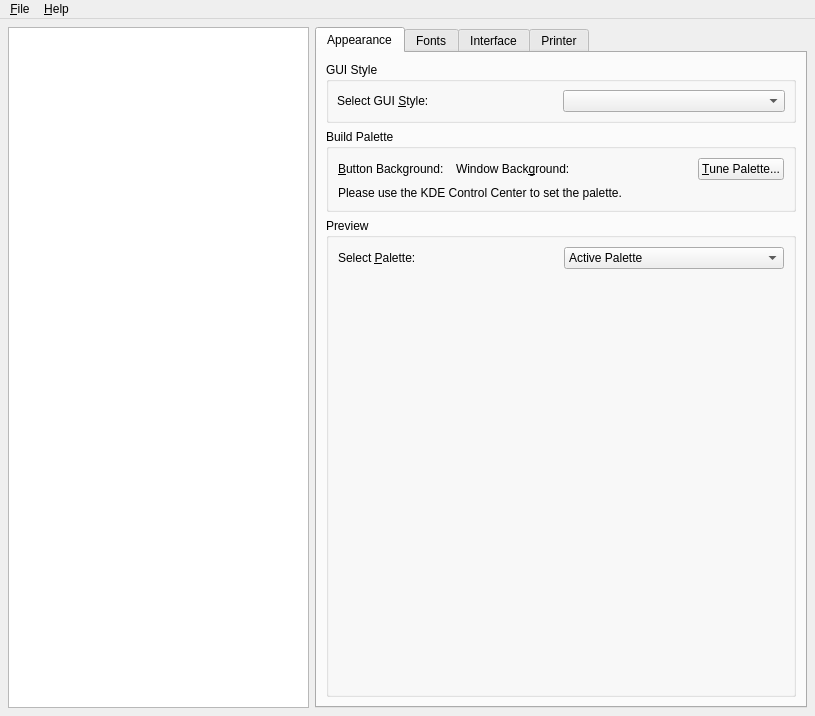
<?xml version="1.0" encoding="UTF-8"?>
<ui version="4.0">
 <comment>*********************************************************************
**
** Copyright (C) 2015 The Qt Company Ltd.
** Contact: http://www.qt.io/licensing/
**
** This file is part of the tools applications of the Qt Toolkit.
**
** $QT_BEGIN_LICENSE:LGPL$
** Commercial License Usage
** Licensees holding valid commercial Qt licenses may use this file in
** accordance with the commercial license agreement provided with the
** Software or, alternatively, in accordance with the terms contained in
** a written agreement between you and The Qt Company. For licensing terms
** and conditions see http://www.qt.io/terms-conditions. For further
** information use the contact form at http://www.qt.io/contact-us.
**
** GNU Lesser General Public License Usage
** Alternatively, this file may be used under the terms of the GNU Lesser
** General Public License version 2.1 or version 3 as published by the Free
** Software Foundation and appearing in the file LICENSE.LGPLv21 and
** LICENSE.LGPLv3 included in the packaging of this file. Please review the
** following information to ensure the GNU Lesser General Public License
** requirements will be met: https://www.gnu.org/licenses/lgpl.html and
** http://www.gnu.org/licenses/old-licenses/lgpl-2.1.html.
**
** As a special exception, The Qt Company gives you certain additional
** rights. These rights are described in The Qt Company LGPL Exception
** version 1.1, included in the file LGPL_EXCEPTION.txt in this package.
**
** GNU General Public License Usage
** Alternatively, this file may be used under the terms of the GNU
** General Public License version 3.0 as published by the Free Software
** Foundation and appearing in the file LICENSE.GPL included in the
** packaging of this file.  Please review the following information to
** ensure the GNU General Public License version 3.0 requirements will be
** met: http://www.gnu.org/copyleft/gpl.html.
**
** $QT_END_LICENSE$
**
*********************************************************************</comment>
 <class>MainWindow</class>
 <widget class="QMainWindow" name="MainWindow">
  <property name="geometry">
   <rect>
    <x>0</x>
    <y>0</y>
    <width>815</width>
    <height>716</height>
   </rect>
  </property>
  <property name="windowTitle">
   <string>Qt Configuration</string>
  </property>
  <widget class="QWidget" name="widget">
   <layout class="QGridLayout" name="gridLayout">
    <property name="margin">
     <number>8</number>
    </property>
    <item row="0" column="0">
     <widget class="QTextEdit" name="helpView">
      <property name="minimumSize">
       <size>
        <width>200</width>
        <height>0</height>
       </size>
      </property>
      <property name="readOnly">
       <bool>true</bool>
      </property>
     </widget>
    </item>
    <item row="0" column="1">
     <widget class="QTabWidget" name="mainTabWidget">
      <property name="currentIndex">
       <number>0</number>
      </property>
      <widget class="QWidget" name="appearanceTab">
       <attribute name="title">
        <string>Appearance</string>
       </attribute>
       <layout class="QGridLayout" name="gridLayout_5">
        <item row="0" column="0">
         <widget class="QGroupBox" name="guiStyleGroup">
          <property name="sizePolicy">
           <sizepolicy hsizetype="Minimum" vsizetype="Preferred">
            <horstretch>0</horstretch>
            <verstretch>0</verstretch>
           </sizepolicy>
          </property>
          <property name="minimumSize">
           <size>
            <width>0</width>
            <height>0</height>
           </size>
          </property>
          <property name="title">
           <string>GUI Style</string>
          </property>
          <layout class="QHBoxLayout">
           <property name="spacing">
            <number>4</number>
           </property>
           <property name="margin">
            <number>8</number>
           </property>
           <item>
            <widget class="QLabel" name="guiStyleLabel">
             <property name="minimumSize">
              <size>
               <width>0</width>
               <height>0</height>
              </size>
             </property>
             <property name="text">
              <string>Select GUI &amp;Style:</string>
             </property>
             <property name="buddy">
              <cstring>guiStyleCombo</cstring>
             </property>
            </widget>
           </item>
           <item>
            <widget class="QComboBox" name="guiStyleCombo"/>
           </item>
          </layout>
         </widget>
        </item>
        <item row="3" column="0">
         <widget class="QGroupBox" name="previewGroup">
          <property name="sizePolicy">
           <sizepolicy hsizetype="Preferred" vsizetype="Expanding">
            <horstretch>0</horstretch>
            <verstretch>0</verstretch>
           </sizepolicy>
          </property>
          <property name="title">
           <string>Preview</string>
          </property>
          <layout class="QGridLayout" name="gridLayout_4">
           <item row="0" column="0">
            <widget class="QLabel" name="paletteLabel">
             <property name="text">
              <string>Select &amp;Palette:</string>
             </property>
             <property name="buddy">
              <cstring>paletteCombo</cstring>
             </property>
            </widget>
           </item>
           <item row="0" column="1">
            <widget class="QComboBox" name="paletteCombo">
             <item>
              <property name="text">
               <string>Active Palette</string>
              </property>
             </item>
             <item>
              <property name="text">
               <string>Inactive Palette</string>
              </property>
             </item>
             <item>
              <property name="text">
               <string>Disabled Palette</string>
              </property>
             </item>
            </widget>
           </item>
           <item row="1" column="0" colspan="2">
            <widget class="PreviewFrame" name="previewFrame" native="true">
             <property name="sizePolicy">
              <sizepolicy hsizetype="Expanding" vsizetype="Expanding">
               <horstretch>0</horstretch>
               <verstretch>0</verstretch>
              </sizepolicy>
             </property>
             <property name="minimumSize">
              <size>
               <width>410</width>
               <height>260</height>
              </size>
             </property>
            </widget>
           </item>
          </layout>
         </widget>
        </item>
        <item row="1" column="0">
         <widget class="QGroupBox" name="buildPaletteGroup">
          <property name="sizePolicy">
           <sizepolicy hsizetype="Preferred" vsizetype="Maximum">
            <horstretch>0</horstretch>
            <verstretch>0</verstretch>
           </sizepolicy>
          </property>
          <property name="minimumSize">
           <size>
            <width>400</width>
            <height>0</height>
           </size>
          </property>
          <property name="title">
           <string>Build Palette</string>
          </property>
          <layout class="QVBoxLayout" name="verticalLayout_2">
           <item>
            <widget class="QWidget" name="colorConfig" native="true">
             <layout class="QHBoxLayout" name="horizontalLayout_2">
              <property name="margin">
               <number>0</number>
              </property>
              <item>
               <widget class="QLabel" name="labelMainColor">
                <property name="text">
                 <string>&amp;Button Background:</string>
                </property>
                <property name="buddy">
                 <cstring>buttonMainColor</cstring>
                </property>
               </widget>
              </item>
              <item>
               <widget class="ColorButton" name="buttonMainColor" native="true"/>
              </item>
              <item>
               <widget class="QLabel" name="labelWindowColor">
                <property name="sizePolicy">
                 <sizepolicy hsizetype="Minimum" vsizetype="Minimum">
                  <horstretch>0</horstretch>
                  <verstretch>0</verstretch>
                 </sizepolicy>
                </property>
                <property name="minimumSize">
                 <size>
                  <width>50</width>
                  <height>0</height>
                 </size>
                </property>
                <property name="lineWidth">
                 <number>1</number>
                </property>
                <property name="midLineWidth">
                 <number>0</number>
                </property>
                <property name="text">
                 <string>Window Back&amp;ground:</string>
                </property>
                <property name="alignment">
                 <set>Qt::AlignVCenter</set>
                </property>
                <property name="margin">
                 <number>0</number>
                </property>
                <property name="buddy">
                 <cstring>buttonWindowColor</cstring>
                </property>
               </widget>
              </item>
              <item>
               <widget class="ColorButton" name="buttonWindowColor" native="true"/>
              </item>
              <item>
               <spacer name="spacer">
                <property name="orientation">
                 <enum>Qt::Horizontal</enum>
                </property>
                <property name="sizeType">
                 <enum>QSizePolicy::Expanding</enum>
                </property>
                <property name="sizeHint" stdset="0">
                 <size>
                  <width>70</width>
                  <height>20</height>
                 </size>
                </property>
               </spacer>
              </item>
              <item>
               <widget class="QPushButton" name="tunePaletteButton">
                <property name="text">
                 <string>&amp;Tune Palette...</string>
                </property>
               </widget>
              </item>
             </layout>
            </widget>
           </item>
           <item>
            <widget class="QLabel" name="kdeNoteLabel">
             <property name="text">
              <string>Please use the KDE Control Center to set the palette.</string>
             </property>
            </widget>
           </item>
          </layout>
         </widget>
        </item>
       </layout>
      </widget>
      <widget class="QWidget" name="fontsTab">
       <attribute name="title">
        <string>Fonts</string>
       </attribute>
       <layout class="QVBoxLayout">
        <item>
         <widget class="QGroupBox" name="defaultFontGroup">
          <property name="title">
           <string>Default Font</string>
          </property>
          <layout class="QGridLayout">
           <property name="margin">
            <number>8</number>
           </property>
           <property name="spacing">
            <number>4</number>
           </property>
           <item row="1" column="1">
            <widget class="QComboBox" name="fontStyleCombo">
             <property name="autoCompletion">
              <bool>true</bool>
             </property>
             <property name="duplicatesEnabled">
              <bool>false</bool>
             </property>
            </widget>
           </item>
           <item row="0" column="1">
            <widget class="QComboBox" name="fontFamilyCombo">
             <property name="autoCompletion">
              <bool>true</bool>
             </property>
             <property name="duplicatesEnabled">
              <bool>false</bool>
             </property>
            </widget>
           </item>
           <item row="2" column="1">
            <widget class="QComboBox" name="pointSizeCombo">
             <property name="editable">
              <bool>true</bool>
             </property>
             <property name="autoCompletion">
              <bool>true</bool>
             </property>
             <property name="duplicatesEnabled">
              <bool>false</bool>
             </property>
            </widget>
           </item>
           <item row="1" column="0">
            <widget class="QLabel" name="fontStyleLabel">
             <property name="text">
              <string>&amp;Style:</string>
             </property>
             <property name="buddy">
              <cstring>fontStyleCombo</cstring>
             </property>
            </widget>
           </item>
           <item row="2" column="0">
            <widget class="QLabel" name="pointSizeLabel">
             <property name="text">
              <string>&amp;Point Size:</string>
             </property>
             <property name="buddy">
              <cstring>pointSizeCombo</cstring>
             </property>
            </widget>
           </item>
           <item row="0" column="0">
            <widget class="QLabel" name="fontFamilyLabel">
             <property name="text">
              <string>F&amp;amily:</string>
             </property>
             <property name="buddy">
              <cstring>fontFamilyCombo</cstring>
             </property>
            </widget>
           </item>
           <item row="3" column="0" colspan="2">
            <widget class="QLineEdit" name="sampleLineEdit">
             <property name="text">
              <string>Sample Text</string>
             </property>
             <property name="alignment">
              <set>Qt::AlignHCenter</set>
             </property>
            </widget>
           </item>
          </layout>
         </widget>
        </item>
        <item>
         <widget class="QGroupBox" name="fontSubstitutionGroup">
          <property name="title">
           <string>Font Substitution</string>
          </property>
          <layout class="QVBoxLayout">
           <property name="spacing">
            <number>4</number>
           </property>
           <property name="margin">
            <number>8</number>
           </property>
           <item>
            <layout class="QHBoxLayout">
             <property name="spacing">
              <number>4</number>
             </property>
             <property name="margin">
              <number>0</number>
             </property>
             <item>
              <widget class="QLabel" name="familySubstitutionLabel">
               <property name="text">
                <string>S&amp;elect or Enter a Family:</string>
               </property>
               <property name="buddy">
                <cstring>familySubstitutionCombo</cstring>
               </property>
              </widget>
             </item>
             <item>
              <widget class="QComboBox" name="familySubstitutionCombo">
               <property name="editable">
                <bool>true</bool>
               </property>
               <property name="autoCompletion">
                <bool>true</bool>
               </property>
               <property name="duplicatesEnabled">
                <bool>false</bool>
               </property>
              </widget>
             </item>
            </layout>
           </item>
           <item>
            <widget class="Line" name="Line1">
             <property name="frameShape">
              <enum>QFrame::HLine</enum>
             </property>
             <property name="frameShadow">
              <enum>QFrame::Sunken</enum>
             </property>
             <property name="orientation">
              <enum>Qt::Horizontal</enum>
             </property>
            </widget>
           </item>
           <item>
            <widget class="QLabel" name="substitutionsLabel">
             <property name="text">
              <string>Current Substitutions:</string>
             </property>
            </widget>
           </item>
           <item>
            <widget class="QListWidget" name="substitutionsListBox"/>
           </item>
           <item>
            <layout class="QHBoxLayout">
             <property name="spacing">
              <number>4</number>
             </property>
             <property name="margin">
              <number>0</number>
             </property>
             <item>
              <widget class="QPushButton" name="upSubstitutionButton">
               <property name="text">
                <string>Up</string>
               </property>
              </widget>
             </item>
             <item>
              <widget class="QPushButton" name="downSubstitutionButton">
               <property name="text">
                <string>Down</string>
               </property>
              </widget>
             </item>
             <item>
              <widget class="QPushButton" name="removeSubstitutionButton">
               <property name="text">
                <string>Remove</string>
               </property>
              </widget>
             </item>
            </layout>
           </item>
           <item>
            <widget class="Line" name="Line2">
             <property name="frameShape">
              <enum>QFrame::HLine</enum>
             </property>
             <property name="frameShadow">
              <enum>QFrame::Sunken</enum>
             </property>
             <property name="orientation">
              <enum>Qt::Horizontal</enum>
             </property>
            </widget>
           </item>
           <item>
            <layout class="QHBoxLayout">
             <property name="spacing">
              <number>4</number>
             </property>
             <property name="margin">
              <number>0</number>
             </property>
             <item>
              <widget class="QLabel" name="chooseSubstitutionLabel">
               <property name="text">
                <string>Select s&amp;ubstitute Family:</string>
               </property>
               <property name="buddy">
                <cstring>chooseSubstitutionCombo</cstring>
               </property>
              </widget>
             </item>
             <item>
              <widget class="QComboBox" name="chooseSubstitutionCombo">
               <property name="autoCompletion">
                <bool>true</bool>
               </property>
               <property name="duplicatesEnabled">
                <bool>false</bool>
               </property>
              </widget>
             </item>
             <item>
              <widget class="QPushButton" name="addSubstitutionButton">
               <property name="text">
                <string>Add</string>
               </property>
              </widget>
             </item>
            </layout>
           </item>
          </layout>
         </widget>
        </item>
       </layout>
      </widget>
      <widget class="QWidget" name="interfaceTab">
       <attribute name="title">
        <string>Interface</string>
       </attribute>
       <layout class="QVBoxLayout">
        <item>
         <widget class="QGroupBox" name="feelSettingsGroup">
          <property name="title">
           <string>Feel Settings</string>
          </property>
          <layout class="QGridLayout">
           <property name="margin">
            <number>8</number>
           </property>
           <property name="spacing">
            <number>4</number>
           </property>
           <item row="0" column="1">
            <widget class="QSpinBox" name="doubleClickIntervalSpinBox">
             <property name="suffix">
              <string> ms</string>
             </property>
             <property name="minimum">
              <number>10</number>
             </property>
             <property name="maximum">
              <number>10000</number>
             </property>
            </widget>
           </item>
           <item row="0" column="0">
            <widget class="QLabel" name="doubleClickIntervalLabel">
             <property name="text">
              <string>&amp;Double Click Interval:</string>
             </property>
             <property name="buddy">
              <cstring>doubleClickIntervalSpinBox</cstring>
             </property>
            </widget>
           </item>
           <item row="1" column="1">
            <widget class="QSpinBox" name="cursorFlashTimeSpinBox">
             <property name="specialValueText">
              <string>No blinking</string>
             </property>
             <property name="suffix">
              <string> ms</string>
             </property>
             <property name="minimum">
              <number>9</number>
             </property>
             <property name="maximum">
              <number>10000</number>
             </property>
            </widget>
           </item>
           <item row="1" column="0">
            <widget class="QLabel" name="cursorFlashTimeLabel">
             <property name="text">
              <string>&amp;Cursor Flash Time:</string>
             </property>
             <property name="buddy">
              <cstring>cursorFlashTimeSpinBox</cstring>
             </property>
            </widget>
           </item>
           <item row="2" column="1">
            <widget class="QSpinBox" name="wheelScrollLinesSpinBox">
             <property name="suffix">
              <string> lines</string>
             </property>
             <property name="minimum">
              <number>1</number>
             </property>
             <property name="maximum">
              <number>20</number>
             </property>
            </widget>
           </item>
           <item row="2" column="0">
            <widget class="QLabel" name="wheelScrollLinesLabel">
             <property name="text">
              <string>Wheel &amp;Scroll Lines:</string>
             </property>
             <property name="buddy">
              <cstring>wheelScrollLinesSpinBox</cstring>
             </property>
            </widget>
           </item>
           <item row="3" column="0" colspan="2">
            <widget class="QCheckBox" name="resolveLinksCheckBox">
             <property name="text">
              <string>Resolve symlinks in URLs</string>
             </property>
            </widget>
           </item>
          </layout>
         </widget>
        </item>
        <item>
         <widget class="QGroupBox" name="guiEffectsGroup">
          <property name="title">
           <string>GUI Effects</string>
          </property>
          <layout class="QVBoxLayout">
           <property name="spacing">
            <number>4</number>
           </property>
           <property name="margin">
            <number>8</number>
           </property>
           <item>
            <widget class="QCheckBox" name="effectsCheckBox">
             <property name="text">
              <string>&amp;Enable</string>
             </property>
             <property name="shortcut">
              <string>Alt+E</string>
             </property>
            </widget>
           </item>
           <item>
            <widget class="QFrame" name="effectsFrame">
             <layout class="QGridLayout">
              <property name="spacing">
               <number>4</number>
              </property>
              <item row="0" column="0">
               <widget class="QLabel" name="menuEffectLabel">
                <property name="text">
                 <string>&amp;Menu Effect:</string>
                </property>
                <property name="buddy">
                 <cstring>menuEffectCombo</cstring>
                </property>
               </widget>
              </item>
              <item row="1" column="0">
               <widget class="QLabel" name="comboEffectLabel">
                <property name="text">
                 <string>C&amp;omboBox Effect:</string>
                </property>
                <property name="buddy">
                 <cstring>comboEffectCombo</cstring>
                </property>
               </widget>
              </item>
              <item row="2" column="0">
               <widget class="QLabel" name="toolTipEffectLabel">
                <property name="text">
                 <string>&amp;ToolTip Effect:</string>
                </property>
                <property name="buddy">
                 <cstring>toolTipEffectCombo</cstring>
                </property>
               </widget>
              </item>
              <item row="3" column="0">
               <widget class="QLabel" name="toolBoxEffectLabel">
                <property name="text">
                 <string>Tool&amp;Box Effect:</string>
                </property>
                <property name="buddy">
                 <cstring>toolBoxEffectCombo</cstring>
                </property>
               </widget>
              </item>
              <item row="0" column="1">
               <widget class="QComboBox" name="menuEffectCombo">
                <property name="currentIndex">
                 <number>0</number>
                </property>
                <property name="autoCompletion">
                 <bool>true</bool>
                </property>
                <item>
                 <property name="text">
                  <string>Disable</string>
                 </property>
                </item>
                <item>
                 <property name="text">
                  <string>Animate</string>
                 </property>
                </item>
                <item>
                 <property name="text">
                  <string>Fade</string>
                 </property>
                </item>
               </widget>
              </item>
              <item row="1" column="1">
               <widget class="QComboBox" name="comboEffectCombo">
                <item>
                 <property name="text">
                  <string>Disable</string>
                 </property>
                </item>
                <item>
                 <property name="text">
                  <string>Animate</string>
                 </property>
                </item>
               </widget>
              </item>
              <item row="2" column="1">
               <widget class="QComboBox" name="toolTipEffectCombo">
                <item>
                 <property name="text">
                  <string>Disable</string>
                 </property>
                </item>
                <item>
                 <property name="text">
                  <string>Animate</string>
                 </property>
                </item>
                <item>
                 <property name="text">
                  <string>Fade</string>
                 </property>
                </item>
               </widget>
              </item>
              <item row="3" column="1">
               <widget class="QComboBox" name="toolBoxEffectCombo">
                <item>
                 <property name="text">
                  <string>Disable</string>
                 </property>
                </item>
                <item>
                 <property name="text">
                  <string>Animate</string>
                 </property>
                </item>
               </widget>
              </item>
             </layout>
            </widget>
           </item>
          </layout>
         </widget>
        </item>
        <item>
         <widget class="QGroupBox" name="globalStrutGroup">
          <property name="title">
           <string>Global Strut</string>
          </property>
          <layout class="QGridLayout">
           <property name="margin">
            <number>8</number>
           </property>
           <property name="spacing">
            <number>4</number>
           </property>
           <item row="0" column="0">
            <widget class="QLabel" name="strutWidthLabel">
             <property name="text">
              <string>Minimum &amp;Width:</string>
             </property>
             <property name="buddy">
              <cstring>strutWidthSpinBox</cstring>
             </property>
            </widget>
           </item>
           <item row="1" column="0">
            <widget class="QLabel" name="strutHeightLabel">
             <property name="text">
              <string>Minimum Hei&amp;ght:</string>
             </property>
             <property name="buddy">
              <cstring>strutHeightSpinBox</cstring>
             </property>
            </widget>
           </item>
           <item row="0" column="1">
            <widget class="QSpinBox" name="strutWidthSpinBox">
             <property name="suffix">
              <string> pixels</string>
             </property>
             <property name="maximum">
              <number>1000</number>
             </property>
            </widget>
           </item>
           <item row="1" column="1">
            <widget class="QSpinBox" name="strutHeightSpinBox">
             <property name="suffix">
              <string> pixels</string>
             </property>
             <property name="maximum">
              <number>1000</number>
             </property>
            </widget>
           </item>
          </layout>
         </widget>
        </item>
        <item>
         <widget class="QCheckBox" name="rtlExtensionsCheckBox">
          <property name="text">
           <string>Enhanced support for languages written right-to-left</string>
          </property>
         </widget>
        </item>
        <item>
         <widget class="QLabel" name="inputStyleLabel">
          <property name="text">
           <string>XIM Input Style:</string>
          </property>
         </widget>
        </item>
        <item>
         <widget class="QComboBox" name="inputStyleCombo">
          <property name="currentIndex">
           <number>0</number>
          </property>
          <item>
           <property name="text">
            <string>On The Spot</string>
           </property>
          </item>
          <item>
           <property name="text">
            <string>Over The Spot</string>
           </property>
          </item>
          <item>
           <property name="text">
            <string>Off The Spot</string>
           </property>
          </item>
          <item>
           <property name="text">
            <string>Root</string>
           </property>
          </item>
         </widget>
        </item>
        <item>
         <widget class="QLabel" name="inputMethodLabel">
          <property name="text">
           <string>Default Input Method:</string>
          </property>
         </widget>
        </item>
        <item>
         <widget class="QComboBox" name="inputMethodCombo">
          <property name="currentIndex">
           <number>-1</number>
          </property>
         </widget>
        </item>
        <item>
         <spacer>
          <property name="orientation">
           <enum>Qt::Vertical</enum>
          </property>
          <property name="sizeType">
           <enum>QSizePolicy::Expanding</enum>
          </property>
          <property name="sizeHint" stdset="0">
           <size>
            <width>20</width>
            <height>40</height>
           </size>
          </property>
         </spacer>
        </item>
       </layout>
      </widget>
      <widget class="QWidget" name="printerTab">
       <attribute name="title">
        <string>Printer</string>
       </attribute>
       <layout class="QVBoxLayout">
        <item>
         <widget class="QCheckBox" name="fontEmbeddingCheckBox">
          <property name="text">
           <string>Enable Font embedding</string>
          </property>
          <property name="checked">
           <bool>true</bool>
          </property>
         </widget>
        </item>
        <item>
         <widget class="QGroupBox" name="fontPathsGroup">
          <property name="sizePolicy">
           <sizepolicy hsizetype="Preferred" vsizetype="Expanding">
            <horstretch>0</horstretch>
            <verstretch>0</verstretch>
           </sizepolicy>
          </property>
          <property name="title">
           <string>Font Paths</string>
          </property>
          <layout class="QVBoxLayout">
           <property name="spacing">
            <number>4</number>
           </property>
           <property name="margin">
            <number>8</number>
           </property>
           <item>
            <layout class="QGridLayout">
             <property name="margin">
              <number>0</number>
             </property>
             <property name="spacing">
              <number>4</number>
             </property>
             <item row="1" column="0">
              <widget class="QPushButton" name="upFontpathButton">
               <property name="text">
                <string>Up</string>
               </property>
              </widget>
             </item>
             <item row="1" column="2">
              <widget class="QPushButton" name="removeFontpathButton">
               <property name="text">
                <string>Remove</string>
               </property>
              </widget>
             </item>
             <item row="1" column="1">
              <widget class="QPushButton" name="downFontpathButton">
               <property name="text">
                <string>Down</string>
               </property>
              </widget>
             </item>
             <item row="0" column="0" colspan="3">
              <widget class="QListWidget" name="fontpathListBox"/>
             </item>
            </layout>
           </item>
           <item>
            <layout class="QGridLayout">
             <property name="margin">
              <number>0</number>
             </property>
             <property name="spacing">
              <number>4</number>
             </property>
             <item row="2" column="0">
              <spacer>
               <property name="orientation">
                <enum>Qt::Horizontal</enum>
               </property>
               <property name="sizeType">
                <enum>QSizePolicy::Minimum</enum>
               </property>
               <property name="sizeHint" stdset="0">
                <size>
                 <width>20</width>
                 <height>20</height>
                </size>
               </property>
              </spacer>
             </item>
             <item row="2" column="2">
              <widget class="QPushButton" name="addFontPathButton">
               <property name="text">
                <string>Add</string>
               </property>
              </widget>
             </item>
             <item row="2" column="1">
              <widget class="QPushButton" name="browseFontPathButton">
               <property name="text">
                <string>Browse...</string>
               </property>
              </widget>
             </item>
             <item row="0" column="0" colspan="3">
              <widget class="QLabel" name="browseFontPathLabel">
               <property name="text">
                <string>Press the &lt;b&gt;Browse&lt;/b&gt; button or enter a directory and press Enter to add them to the list.</string>
               </property>
              </widget>
             </item>
             <item row="1" column="0" colspan="3">
              <widget class="QLineEdit" name="fontPathLineEdit"/>
             </item>
            </layout>
           </item>
          </layout>
         </widget>
        </item>
       </layout>
      </widget>
     </widget>
    </item>
   </layout>
  </widget>
  <widget class="QMenuBar" name="mainMenu">
   <property name="geometry">
    <rect>
     <x>0</x>
     <y>0</y>
     <width>815</width>
     <height>19</height>
    </rect>
   </property>
   <widget class="QMenu" name="fileMenu">
    <property name="geometry">
     <rect>
      <x>203</x>
      <y>114</y>
      <width>161</width>
      <height>110</height>
     </rect>
    </property>
    <property name="title">
     <string>&amp;File</string>
    </property>
    <addaction name="fileSaveAction"/>
    <addaction name="separator"/>
    <addaction name="fileExitAction"/>
   </widget>
   <widget class="QMenu" name="saveMenu">
    <property name="geometry">
     <rect>
      <x>543</x>
      <y>98</y>
      <width>161</width>
      <height>106</height>
     </rect>
    </property>
    <property name="title">
     <string>&amp;Help</string>
    </property>
    <addaction name="helpAboutAction"/>
    <addaction name="helpAboutQtAction"/>
   </widget>
   <addaction name="fileMenu"/>
   <addaction name="separator"/>
   <addaction name="saveMenu"/>
  </widget>
  <action name="fileSaveAction">
   <property name="text">
    <string>&amp;Save</string>
   </property>
   <property name="iconText">
    <string>Save</string>
   </property>
   <property name="shortcut">
    <string>Ctrl+S</string>
   </property>
  </action>
  <action name="fileExitAction">
   <property name="text">
    <string>E&amp;xit</string>
   </property>
   <property name="iconText">
    <string>Exit</string>
   </property>
   <property name="shortcut">
    <string>Ctrl+Q</string>
   </property>
  </action>
  <action name="helpAboutAction">
   <property name="text">
    <string>&amp;About</string>
   </property>
   <property name="iconText">
    <string>About</string>
   </property>
   <property name="shortcut">
    <string/>
   </property>
  </action>
  <action name="helpAboutQtAction">
   <property name="text">
    <string>About &amp;Qt</string>
   </property>
   <property name="iconText">
    <string>About Qt</string>
   </property>
  </action>
 </widget>
 <customwidgets>
  <customwidget>
   <class>ColorButton</class>
   <extends></extends>
   <header>colorbutton.h</header>
  </customwidget>
  <customwidget>
   <class>PreviewFrame</class>
   <extends></extends>
   <header>previewframe.h</header>
  </customwidget>
 </customwidgets>
 <tabstops>
  <tabstop>helpView</tabstop>
  <tabstop>mainTabWidget</tabstop>
  <tabstop>guiStyleCombo</tabstop>
  <tabstop>tunePaletteButton</tabstop>
  <tabstop>paletteCombo</tabstop>
  <tabstop>fontFamilyCombo</tabstop>
  <tabstop>fontStyleCombo</tabstop>
  <tabstop>pointSizeCombo</tabstop>
  <tabstop>sampleLineEdit</tabstop>
  <tabstop>familySubstitutionCombo</tabstop>
  <tabstop>substitutionsListBox</tabstop>
  <tabstop>upSubstitutionButton</tabstop>
  <tabstop>downSubstitutionButton</tabstop>
  <tabstop>removeSubstitutionButton</tabstop>
  <tabstop>chooseSubstitutionCombo</tabstop>
  <tabstop>addSubstitutionButton</tabstop>
  <tabstop>doubleClickIntervalSpinBox</tabstop>
  <tabstop>cursorFlashTimeSpinBox</tabstop>
  <tabstop>wheelScrollLinesSpinBox</tabstop>
  <tabstop>resolveLinksCheckBox</tabstop>
  <tabstop>effectsCheckBox</tabstop>
  <tabstop>menuEffectCombo</tabstop>
  <tabstop>comboEffectCombo</tabstop>
  <tabstop>toolTipEffectCombo</tabstop>
  <tabstop>toolBoxEffectCombo</tabstop>
  <tabstop>strutWidthSpinBox</tabstop>
  <tabstop>strutHeightSpinBox</tabstop>
  <tabstop>rtlExtensionsCheckBox</tabstop>
  <tabstop>inputStyleCombo</tabstop>
  <tabstop>inputMethodCombo</tabstop>
  <tabstop>fontEmbeddingCheckBox</tabstop>
  <tabstop>fontpathListBox</tabstop>
  <tabstop>upFontpathButton</tabstop>
  <tabstop>downFontpathButton</tabstop>
  <tabstop>removeFontpathButton</tabstop>
  <tabstop>fontPathLineEdit</tabstop>
  <tabstop>browseFontPathButton</tabstop>
  <tabstop>addFontPathButton</tabstop>
  <tabstop>audiosinkCombo</tabstop>
  <tabstop>videomodeCombo</tabstop>
 </tabstops>
 <resources/>
 <connections>
  <connection>
   <sender>effectsCheckBox</sender>
   <signal>toggled(bool)</signal>
   <receiver>effectsFrame</receiver>
   <slot>setEnabled(bool)</slot>
   <hints>
    <hint type="sourcelabel">
     <x>417</x>
     <y>257</y>
    </hint>
    <hint type="destinationlabel">
     <x>578</x>
     <y>379</y>
    </hint>
   </hints>
  </connection>
  <connection>
   <sender>fontEmbeddingCheckBox</sender>
   <signal>toggled(bool)</signal>
   <receiver>fontPathsGroup</receiver>
   <slot>setEnabled(bool)</slot>
   <hints>
    <hint type="sourcelabel">
     <x>449</x>
     <y>69</y>
    </hint>
    <hint type="destinationlabel">
     <x>447</x>
     <y>94</y>
    </hint>
   </hints>
  </connection>
 </connections>
</ui>
